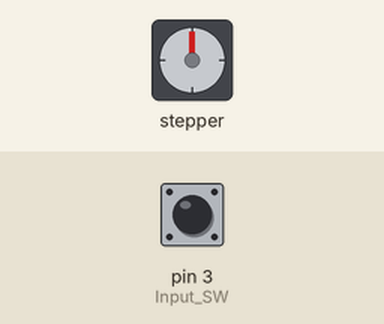
The sketch below on a simulated Arduino Uno, built with avr-gcc and run on an emulated ATmega328P. Parts: stepper motor. Wiring (inferred from the names in the program): stepper motor driver (200 steps per turn assumed): step pin 10; direction pin 9. Inputs (shaded band) come from the test bench; at power-on: pin 3 (Input_SW) LOW.

Above: at 1.2 s.
1.3 s: pin 3 (Input_SW) pulled HIGH for 0.15 s
At 2.0 s:
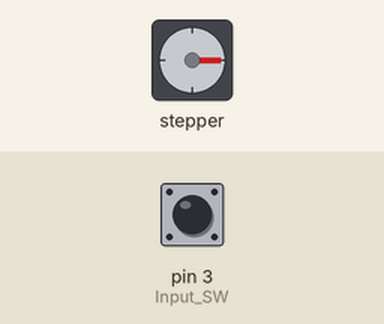
Timing chart, 0 to 4.3 s (numbered marks = the images above; inputs shaded):
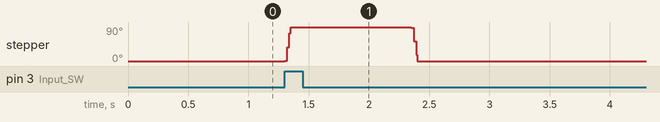

Measured:
- after the input at 1.3 s, stepper: turns 90° clockwise in 0.05 s, then 90° counter-clockwise in 0.05 s

The sketch:

StepperTest-3-8-2020-2109.ino
```cpp
bool mode = false;
bool fwdlatch = false;
bool revlatch = false;
void setup() {
  // put your setup code here, to run once:
pinMode(10, OUTPUT); //Pulse
pinMode(9, OUTPUT); //Direction
pinMode(4, INPUT); //Microswitch 2
pinMode(5, INPUT); // Microswitch 1-- zeroing
pinMode(3, INPUT); // Input SW

}

void loop() {
  // put your main code here, to run repeatedly:
if(mode == false && digitalRead(3) == HIGH && fwdlatch != true){
  digitalWrite(9, HIGH); //Motor direction pin high
  for( int stepcount = 0; stepcount < 50; stepcount++){ //motor turns 50 steps
    digitalWrite(10, HIGH);
    delay(1);
    digitalWrite(10, LOW);
  }
  mode = true;
  fwdlatch = true;
  delay(1000);

}
else if( mode == true && digitalRead(3) != HIGH && revlatch != true){
  digitalWrite(9, LOW); //Motor direction pin high
  for( int stepcount = 0; stepcount < 50; stepcount++){ //motor turns 50 steps
    digitalWrite(10, HIGH);
    delay(1);
    digitalWrite(10, LOW);
  }
  mode = false;
  revlatch = true;
  delay(1000);
}

}
```
